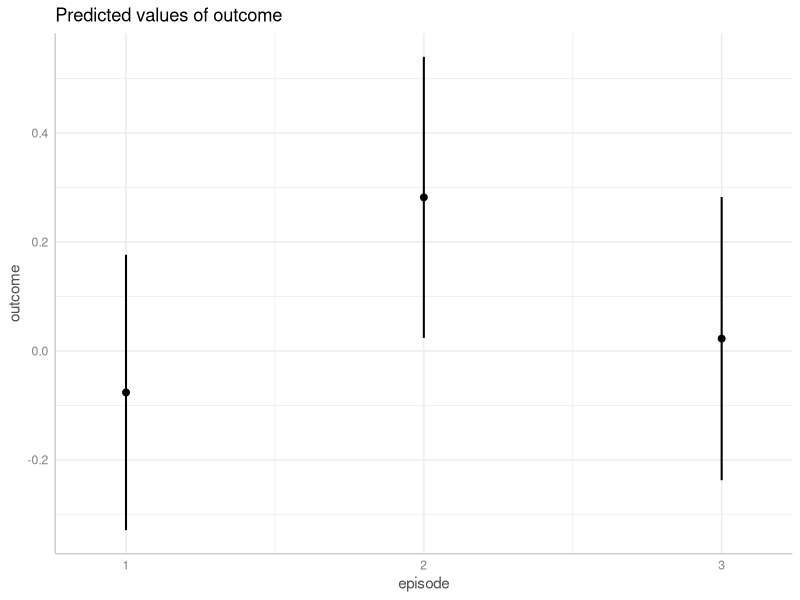

The R source for this figure: (Note: this script raises an error after producing the figure.)
## ---- chunk 1
knitr::opts_chunk$set(
  collapse = TRUE,
  comment = "#>",
  dev = "png",
  fig.width = 7,
  fig.height = 3.5,
  message = FALSE, warning = FALSE)
options(width = 800)

if (!requireNamespace("ggplot2", quietly = TRUE) ||
    !requireNamespace("parameters", quietly = TRUE)) {
  knitr::opts_chunk$set(eval = FALSE)
}
## ---- chunk 2
library(ggeffects)
library(parameters)

set.seed(123)
n <- 200
d <- data.frame(
  outcome = rnorm(n),
  group = as.factor(sample(c("treatment", "control"), n, TRUE)),
  episode = as.factor(sample(1:3, n, TRUE)),
  sex = as.factor(sample(c("female", "male"), n, TRUE, prob = c(.4, .6)))
)
model1 <- lm(outcome ~ group + episode, data = d)
model_parameters(model1)
## ---- chunk 3
mydf <- ggpredict(model1, "episode")
mydf

plot(mydf)
## ---- chunk 4
p <- plot(mydf)
line_data <- as.data.frame(mydf)[1:2, ]

p + geom_line(
  data = line_data,
  mapping = aes(x = as.numeric(x), y = predicted),
  color = "red"
)
ht1 <- hypothesis_test(model1, "episode")
## ---- chunk 5
hypothesis_test(model1, "episode")
## ---- chunk 6
model2 <- lm(outcome ~ group * episode, data = d)
model_parameters(model2)
## ---- chunk 7
mydf <- ggpredict(model2, c("episode", "group"))
mydf

plot(mydf)
## ---- chunk 8
p <- plot(mydf)
line_data <- as.data.frame(mydf)[3:4, 1:2]
line_data$group_col <- "control"
# p + geom_line(
#   data = line_data,
#   aes(x = as.numeric(x), y = predicted, group = NULL, color = NULL),
#   color = "orange",
#   arrow = arrow(length = unit(0.1, "inches"), ends = "both", angle = 40)
# )
p + geom_segment(
  data = line_data,
  aes(
    x = as.numeric(x) - .06, xend = as.numeric(x) + .06,
    y = predicted[1], yend = predicted[2], group = NULL, color = NULL
  ),
  color = "orange",
  arrow = arrow(length = unit(0.1, "inches"), ends = "both", angle = 40)
)
ht2 <- hypothesis_test(model2, c("episode", "group"))
## ---- chunk 9
# we want "episode = 2-2" and "group = control-treatment"
hypothesis_test(model2, c("episode", "group"))
